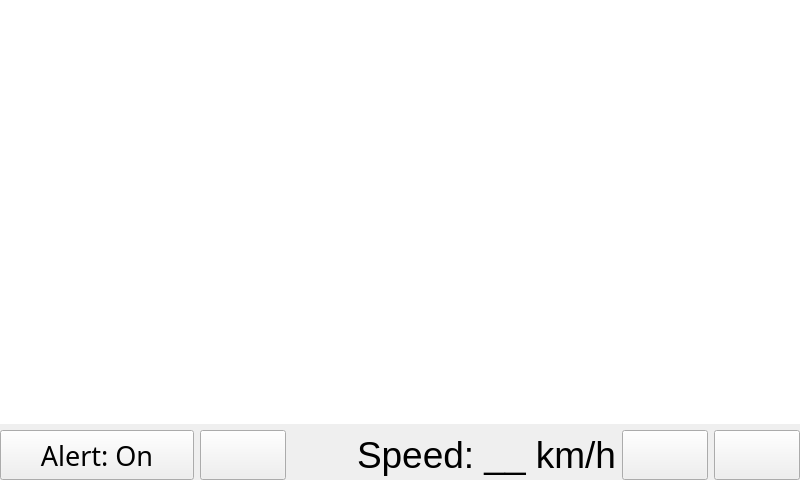
<?xml version="1.0" encoding="UTF-8"?>
<ui version="4.0">
 <class>MainWindow</class>
 <widget class="QMainWindow" name="MainWindow">
  <property name="windowModality">
   <enum>Qt::NonModal</enum>
  </property>
  <property name="geometry">
   <rect>
    <x>0</x>
    <y>0</y>
    <width>800</width>
    <height>480</height>
   </rect>
  </property>
  <property name="windowTitle">
   <string>CarSmartCam</string>
  </property>
  <property name="autoFillBackground">
   <bool>false</bool>
  </property>
  <property name="styleSheet">
   <string notr="true"/>
  </property>
  <property name="tabShape">
   <enum>QTabWidget::Rounded</enum>
  </property>
  <widget class="QWidget" name="centralWidget">
   <layout class="QGridLayout" name="gridLayout">
    <property name="leftMargin">
     <number>0</number>
    </property>
    <property name="topMargin">
     <number>0</number>
    </property>
    <property name="rightMargin">
     <number>0</number>
    </property>
    <property name="bottomMargin">
     <number>0</number>
    </property>
    <item row="0" column="2">
     <layout class="QVBoxLayout" name="verticalLayout">
      <item>
       <widget class="QGraphicsView" name="graphicsView">
        <property name="sizePolicy">
         <sizepolicy hsizetype="Expanding" vsizetype="Expanding">
          <horstretch>0</horstretch>
          <verstretch>3</verstretch>
         </sizepolicy>
        </property>
        <property name="frameShape">
         <enum>QFrame::NoFrame</enum>
        </property>
        <property name="frameShadow">
         <enum>QFrame::Plain</enum>
        </property>
        <property name="backgroundBrush">
         <brush brushstyle="NoBrush">
          <color alpha="0">
           <red>0</red>
           <green>0</green>
           <blue>0</blue>
          </color>
         </brush>
        </property>
        <property name="viewportUpdateMode">
         <enum>QGraphicsView::FullViewportUpdate</enum>
        </property>
       </widget>
      </item>
      <item>
       <layout class="QHBoxLayout" name="horizontalLayout">
        <item>
         <widget class="QPushButton" name="alertBtn">
          <property name="sizePolicy">
           <sizepolicy hsizetype="Fixed" vsizetype="Expanding">
            <horstretch>0</horstretch>
            <verstretch>3</verstretch>
           </sizepolicy>
          </property>
          <property name="minimumSize">
           <size>
            <width>194</width>
            <height>38</height>
           </size>
          </property>
          <property name="styleSheet">
           <string notr="true">font: 20pt 14pt;
padding-right: 10px;
padding-left: 10px;</string>
          </property>
          <property name="text">
           <string>Alert: On</string>
          </property>
          <property name="icon">
           <iconset>
            <normaloff>:/resources/images/warning.png</normaloff>:/resources/images/warning.png</iconset>
          </property>
          <property name="iconSize">
           <size>
            <width>48</width>
            <height>48</height>
           </size>
          </property>
          <property name="checkable">
           <bool>false</bool>
          </property>
          <property name="default">
           <bool>false</bool>
          </property>
          <property name="flat">
           <bool>false</bool>
          </property>
         </widget>
        </item>
        <item>
         <widget class="QPushButton" name="muteBtn">
          <property name="sizePolicy">
           <sizepolicy hsizetype="Fixed" vsizetype="Minimum">
            <horstretch>0</horstretch>
            <verstretch>0</verstretch>
           </sizepolicy>
          </property>
          <property name="minimumSize">
           <size>
            <width>80</width>
            <height>38</height>
           </size>
          </property>
          <property name="styleSheet">
           <string notr="true">font: 20pt 14pt;
padding-right: 10px;
padding-left: 10px;</string>
          </property>
          <property name="text">
           <string/>
          </property>
          <property name="icon">
           <iconset resource="../../resources.qrc">
            <normaloff>:/resources/images/volume.png</normaloff>:/resources/images/volume.png</iconset>
          </property>
          <property name="iconSize">
           <size>
            <width>48</width>
            <height>48</height>
           </size>
          </property>
          <property name="checkable">
           <bool>false</bool>
          </property>
          <property name="default">
           <bool>false</bool>
          </property>
          <property name="flat">
           <bool>false</bool>
          </property>
         </widget>
        </item>
        <item>
         <spacer name="horizontalSpacer">
          <property name="orientation">
           <enum>Qt::Horizontal</enum>
          </property>
          <property name="sizeHint" stdset="0">
           <size>
            <width>40</width>
            <height>20</height>
           </size>
          </property>
         </spacer>
        </item>
        <item>
         <widget class="QLabel" name="speedLabel">
          <property name="font">
           <font>
            <pointsize>28</pointsize>
           </font>
          </property>
          <property name="autoFillBackground">
           <bool>true</bool>
          </property>
          <property name="text">
           <string>Speed: __ km/h</string>
          </property>
          <property name="margin">
           <number>12</number>
          </property>
         </widget>
        </item>
        <item>
         <widget class="QPushButton" name="setupBtn">
          <property name="sizePolicy">
           <sizepolicy hsizetype="Minimum" vsizetype="Expanding">
            <horstretch>0</horstretch>
            <verstretch>0</verstretch>
           </sizepolicy>
          </property>
          <property name="minimumSize">
           <size>
            <width>75</width>
            <height>38</height>
           </size>
          </property>
          <property name="styleSheet">
           <string notr="true">font: 20pt 14pt;
padding-right: 10px;
padding-left: 10px;</string>
          </property>
          <property name="text">
           <string/>
          </property>
          <property name="icon">
           <iconset resource="../../resources.qrc">
            <normaloff>:/resources/images/setup.png</normaloff>:/resources/images/setup.png</iconset>
          </property>
          <property name="iconSize">
           <size>
            <width>48</width>
            <height>48</height>
           </size>
          </property>
          <property name="default">
           <bool>false</bool>
          </property>
         </widget>
        </item>
        <item>
         <widget class="QPushButton" name="simulationBtn">
          <property name="sizePolicy">
           <sizepolicy hsizetype="Fixed" vsizetype="Expanding">
            <horstretch>0</horstretch>
            <verstretch>0</verstretch>
           </sizepolicy>
          </property>
          <property name="minimumSize">
           <size>
            <width>50</width>
            <height>50</height>
           </size>
          </property>
          <property name="styleSheet">
           <string notr="true">font: 20pt 14pt;
padding-right: 10px;
padding-left: 10px;</string>
          </property>
          <property name="text">
           <string/>
          </property>
          <property name="icon">
           <iconset resource="../../resources.qrc">
            <normaloff>:/resources/images/driving.png</normaloff>:/resources/images/driving.png</iconset>
          </property>
          <property name="iconSize">
           <size>
            <width>48</width>
            <height>48</height>
           </size>
          </property>
          <property name="default">
           <bool>false</bool>
          </property>
          <property name="flat">
           <bool>false</bool>
          </property>
         </widget>
        </item>
       </layout>
      </item>
     </layout>
    </item>
   </layout>
  </widget>
 </widget>
 <layoutdefault spacing="6" margin="11"/>
 <resources>
  <include location="../../resources.qrc"/>
 </resources>
 <connections/>
</ui>
